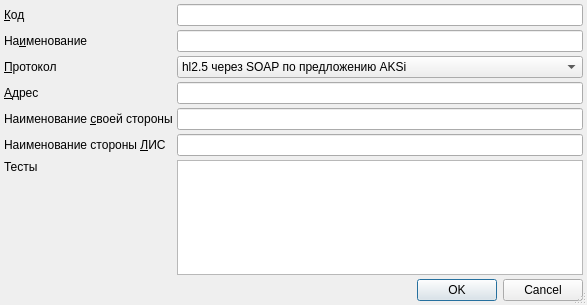
<?xml version="1.0" encoding="UTF-8"?>
<ui version="4.0">
 <class>LaboratoryEditorDialog</class>
 <widget class="QDialog" name="LaboratoryEditorDialog">
  <property name="geometry">
   <rect>
    <x>0</x>
    <y>0</y>
    <width>587</width>
    <height>305</height>
   </rect>
  </property>
  <property name="windowTitle">
   <string>ChangeMe!</string>
  </property>
  <property name="sizeGripEnabled">
   <bool>true</bool>
  </property>
  <layout class="QGridLayout">
   <property name="margin">
    <number>4</number>
   </property>
   <property name="spacing">
    <number>4</number>
   </property>
   <item row="0" column="0">
    <widget class="QLabel" name="lblCode">
     <property name="text">
      <string>&amp;Код</string>
     </property>
     <property name="buddy">
      <cstring>edtCode</cstring>
     </property>
    </widget>
   </item>
   <item row="0" column="1">
    <widget class="QLineEdit" name="edtCode"/>
   </item>
   <item row="1" column="0">
    <widget class="QLabel" name="lblName">
     <property name="text">
      <string>На&amp;именование</string>
     </property>
     <property name="buddy">
      <cstring>edtName</cstring>
     </property>
    </widget>
   </item>
   <item row="1" column="1">
    <widget class="QLineEdit" name="edtName">
     <property name="minimumSize">
      <size>
       <width>200</width>
       <height>0</height>
      </size>
     </property>
    </widget>
   </item>
   <item row="6" column="1" rowspan="2">
    <widget class="CInDocTableView" name="tblTests"/>
   </item>
   <item row="8" column="0" colspan="2">
    <widget class="QDialogButtonBox" name="buttonBox">
     <property name="orientation">
      <enum>Qt::Horizontal</enum>
     </property>
     <property name="standardButtons">
      <set>QDialogButtonBox::Cancel|QDialogButtonBox::Ok</set>
     </property>
    </widget>
   </item>
   <item row="2" column="1">
    <widget class="QComboBox" name="cmbProtocol">
     <item>
      <property name="text">
       <string>hl2.5 через SOAP по предложению AKSi</string>
      </property>
     </item>
     <item>
      <property name="text">
       <string>Обмен файлами по ASTM E-1381 и E-1394</string>
      </property>
     </item>
    </widget>
   </item>
   <item row="2" column="0">
    <widget class="QLabel" name="lblProtocol">
     <property name="text">
      <string>&amp;Протокол</string>
     </property>
     <property name="buddy">
      <cstring>cmbProtocol</cstring>
     </property>
    </widget>
   </item>
   <item row="3" column="1">
    <widget class="QLineEdit" name="edtAddress"/>
   </item>
   <item row="4" column="1">
    <widget class="QLineEdit" name="edtOwnName"/>
   </item>
   <item row="5" column="1">
    <widget class="QLineEdit" name="edtLabName"/>
   </item>
   <item row="3" column="0">
    <widget class="QLabel" name="lblAddress">
     <property name="text">
      <string>&amp;Адрес</string>
     </property>
     <property name="buddy">
      <cstring>edtAddress</cstring>
     </property>
    </widget>
   </item>
   <item row="4" column="0">
    <widget class="QLabel" name="lblOwnName">
     <property name="text">
      <string>Наименование &amp;своей стороны</string>
     </property>
     <property name="buddy">
      <cstring>edtOwnName</cstring>
     </property>
    </widget>
   </item>
   <item row="5" column="0">
    <widget class="QLabel" name="lblLabName">
     <property name="text">
      <string>Наименование стороны &amp;ЛИС</string>
     </property>
     <property name="buddy">
      <cstring>edtLabName</cstring>
     </property>
    </widget>
   </item>
   <item row="6" column="0">
    <widget class="QLabel" name="label">
     <property name="text">
      <string>Тесты</string>
     </property>
     <property name="buddy">
      <cstring>tblTests</cstring>
     </property>
    </widget>
   </item>
   <item row="7" column="0">
    <spacer name="verticalSpacer">
     <property name="orientation">
      <enum>Qt::Vertical</enum>
     </property>
     <property name="sizeHint" stdset="0">
      <size>
       <width>20</width>
       <height>40</height>
      </size>
     </property>
    </spacer>
   </item>
  </layout>
 </widget>
 <customwidgets>
  <customwidget>
   <class>CInDocTableView</class>
   <extends>QTableView</extends>
   <header>library/InDocTable.h</header>
  </customwidget>
 </customwidgets>
 <tabstops>
  <tabstop>edtCode</tabstop>
  <tabstop>edtName</tabstop>
  <tabstop>cmbProtocol</tabstop>
  <tabstop>edtAddress</tabstop>
  <tabstop>edtOwnName</tabstop>
  <tabstop>edtLabName</tabstop>
  <tabstop>tblTests</tabstop>
  <tabstop>buttonBox</tabstop>
 </tabstops>
 <resources/>
 <connections>
  <connection>
   <sender>buttonBox</sender>
   <signal>accepted()</signal>
   <receiver>LaboratoryEditorDialog</receiver>
   <slot>accept()</slot>
   <hints>
    <hint type="sourcelabel">
     <x>216</x>
     <y>292</y>
    </hint>
    <hint type="destinationlabel">
     <x>156</x>
     <y>301</y>
    </hint>
   </hints>
  </connection>
  <connection>
   <sender>buttonBox</sender>
   <signal>rejected()</signal>
   <receiver>LaboratoryEditorDialog</receiver>
   <slot>reject()</slot>
   <hints>
    <hint type="sourcelabel">
     <x>270</x>
     <y>292</y>
    </hint>
    <hint type="destinationlabel">
     <x>311</x>
     <y>301</y>
    </hint>
   </hints>
  </connection>
 </connections>
</ui>
